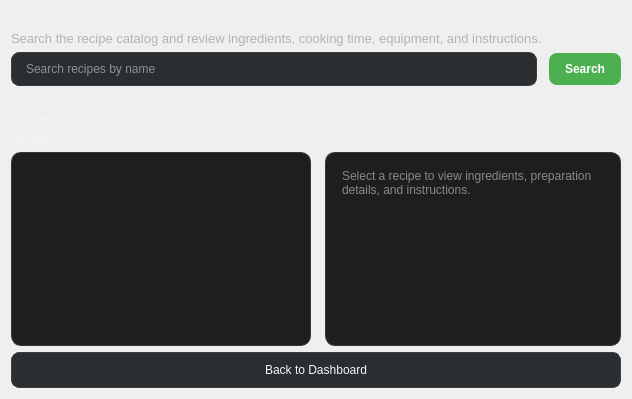
<?xml version="1.0" encoding="UTF-8"?>
<ui version="4.0">
 <class>RecipePage</class>
 <widget class="QWidget" name="RecipePage">
  <property name="geometry">
   <rect>
    <x>0</x>
    <y>0</y>
    <width>632</width>
    <height>399</height>
   </rect>
  </property>
  <layout class="QVBoxLayout" name="verticalLayout">
   <item>
    <widget class="QLabel" name="recipeTitle">
     <property name="styleSheet">
      <string notr="true">color: #F4F4F4;
background: transparent;</string>
     </property>
     <property name="text">
      <string>Recipe Details</string>
     </property>
    </widget>
   </item>
   <item>
    <widget class="QLabel" name="recipeSubtitle">
     <property name="styleSheet">
      <string notr="true">color: #AEB4B7;
font-size: 13px;
background: transparent;</string>
     </property>
     <property name="text">
      <string>Search the recipe catalog and review ingredients, cooking time, equipment, and instructions.</string>
     </property>
     <property name="wordWrap">
      <bool>true</bool>
     </property>
    </widget>
   </item>
   <item>
    <layout class="QHBoxLayout" name="recipeSearchLayout">
     <property name="spacing">
      <number>12</number>
     </property>
     <item>
      <widget class="QLineEdit" name="recipeSearchEdit">
       <property name="styleSheet">
        <string notr="true">QLineEdit {
    background-color: #2B2E30;
    color: #F4F4F4;
    border: 1px solid #3A3E40;
    border-radius: 8px;
    padding: 8px 12px;
}

QLineEdit:focus {
    border: 1px solid #4CAF50;
}</string>
       </property>
       <property name="placeholderText">
        <string>Search recipes by name</string>
       </property>
      </widget>
     </item>
     <item>
      <widget class="QPushButton" name="recipeSearchButton">
       <property name="styleSheet">
        <string notr="true">QPushButton {
    background-color: #4CAF50;
    color: white;
    border: none;
    border-radius: 8px;
    padding: 9px 16px;
    font-weight: 600;
}

QPushButton:hover {
    background-color: #5CC460;
}

QPushButton:pressed {
    background-color: #388E3C;
}</string>
       </property>
       <property name="text">
        <string>Search</string>
       </property>
      </widget>
     </item>
    </layout>
   </item>
   <item>
    <widget class="QLabel" name="label">
     <property name="text">
      <string/>
     </property>
    </widget>
   </item>
   <item>
    <widget class="QLabel" name="label_3">
     <property name="styleSheet">
      <string notr="true">color: #F4F4F4;
background: transparent;</string>
     </property>
     <property name="text">
      <string>Recipe Information</string>
     </property>
    </widget>
   </item>
   <item>
    <widget class="QLabel" name="label_2">
     <property name="styleSheet">
      <string notr="true">color: #F4F4F4;
background: transparent;</string>
     </property>
     <property name="text">
      <string>Recipes </string>
     </property>
    </widget>
   </item>
   <item>
    <layout class="QHBoxLayout" name="recipeBodyLayout">
     <property name="spacing">
      <number>14</number>
     </property>
     <item>
      <widget class="QListWidget" name="recipeResultsList">
       <property name="minimumSize">
        <size>
         <width>300</width>
         <height>0</height>
        </size>
       </property>
       <property name="styleSheet">
        <string notr="true">QListWidget {
    background-color: #1C1E20;
    alternate-background-color: #232526;
    color: #F4F4F4;
    border: 1px solid #34383A;
    border-radius: 10px;
    padding: 6px;
}

QListWidget::item {
    padding: 8px;
    border-radius: 5px;
}

QListWidget::item:hover {
    background-color: #2B2E30;
}

QListWidget::item:selected {
    background-color: #4CAF50;
    color: white;
}</string>
       </property>
      </widget>
     </item>
     <item>
      <widget class="QTextEdit" name="recipeDetailsText">
       <property name="styleSheet">
        <string notr="true">QTextEdit {
    background-color: #1C1E20;
    color: #F4F4F4;
    border: 1px solid #34383A;
    border-radius: 10px;
    padding: 12px;
    selection-background-color: #4CAF50;
}</string>
       </property>
       <property name="readOnly">
        <bool>true</bool>
       </property>
       <property name="placeholderText">
        <string>Select a recipe to view ingredients, preparation details, and instructions.</string>
       </property>
      </widget>
     </item>
    </layout>
   </item>
   <item>
    <widget class="QPushButton" name="recipeBackButton">
     <property name="styleSheet">
      <string notr="true">QPushButton {
    background-color: #2B2E30;
    color: #F4F4F4;
    border: 1px solid #3A3E40;
    border-radius: 8px;
    padding: 10px 16px;
}

QPushButton:hover {
    border-color: #4CAF50;
}</string>
     </property>
     <property name="text">
      <string>Back to Dashboard</string>
     </property>
    </widget>
   </item>
  </layout>
 </widget>
 <resources/>
 <connections/>
</ui>
